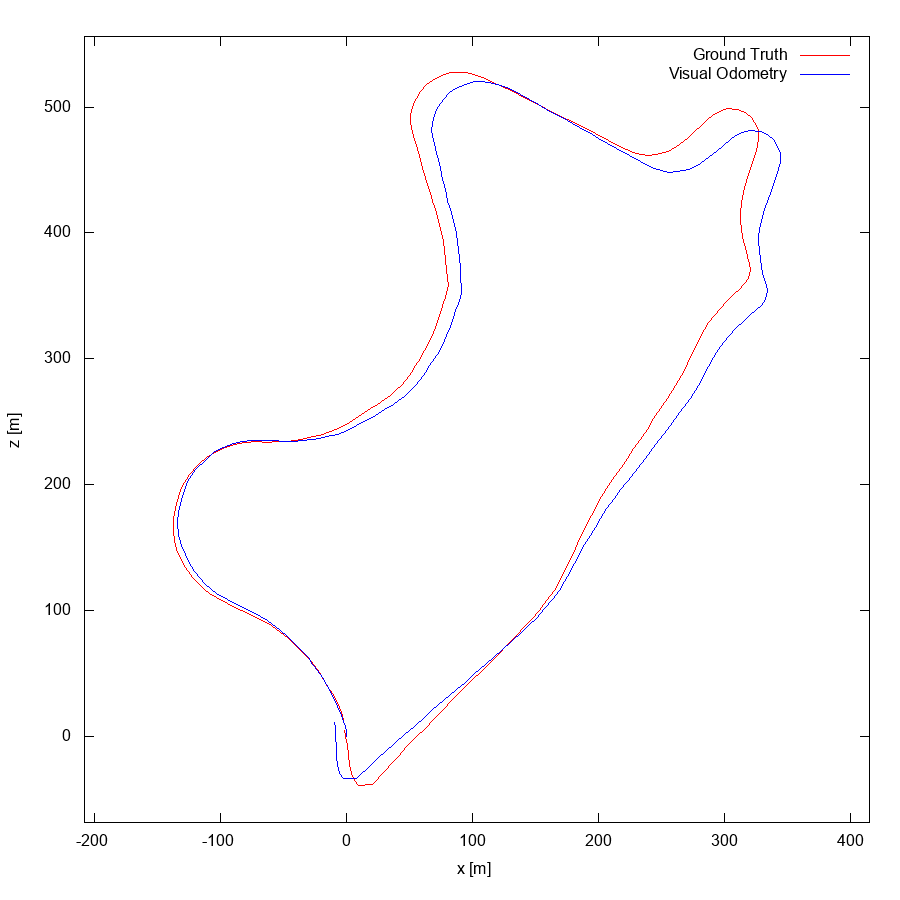

Reproduce this figure in gnuplot.
set term postscript eps enhanced color
set output "00.eps"
set size ratio -1
set xrange [-208:415]
set yrange [-68:556]
set xlabel "x [m]"
set ylabel "z [m]"
plot "00.txt" using 1:2 lc rgb "#FF0000" title 'Ground Truth' w lines,"00.txt" using 3:4 lc rgb "#0000FF" title 'Visual Odometry' w lines,"< head -1 00.txt" using 1:2 lc rgb "#000000" pt 4 ps 1 lw 2 title 'Sequence Start' w points
